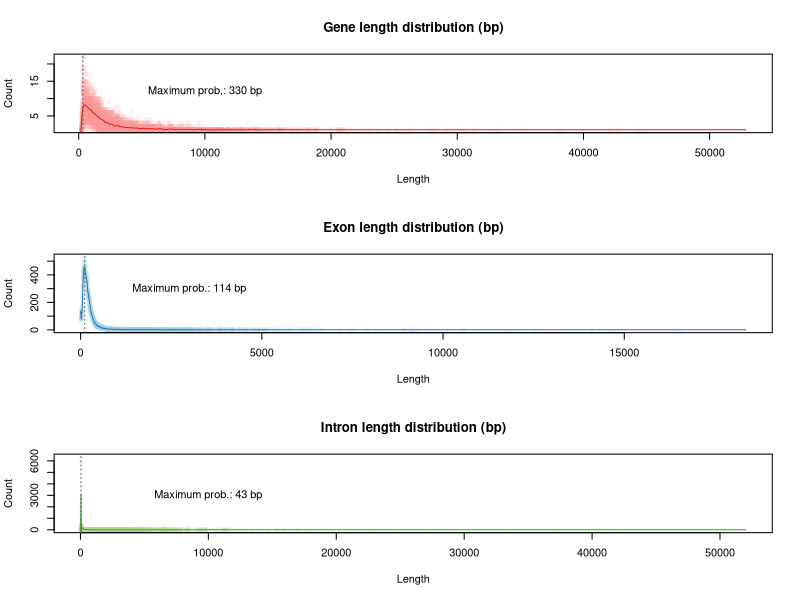
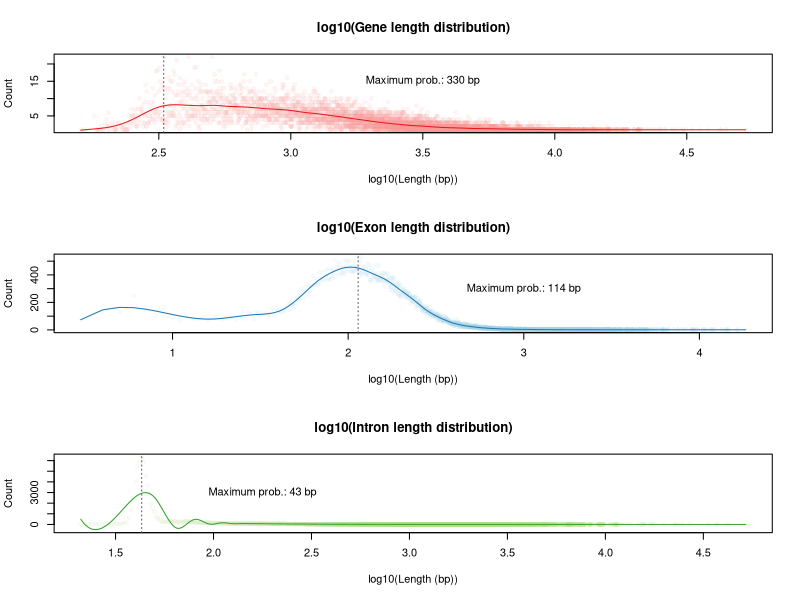

Write R code to recreate these figures, in order.
#!/bin/Rscript

library(splines)

lengths_genes <- read.delim('length_genes.tsv', header=T, stringsAsFactors = F)
lengths_exons <- read.delim('length_exons.tsv', header=T, stringsAsFactors = F)
lengths_introns <- read.delim('length_introns.tsv', header=T, stringsAsFactors = F)

lengths_genes[,1] <- as.numeric(lengths_genes[,1])
lengths_genes[,2] <- as.numeric(lengths_genes[,2])
lengths_exons[,1] <- as.numeric(lengths_exons[,1])
lengths_exons[,2] <- as.numeric(lengths_exons[,2])
lengths_introns[,1] <- as.numeric(lengths_introns[,1])
lengths_introns[,2] <- as.numeric(lengths_introns[,2])

lengths_genes$probability <- as.numeric(sapply(lengths_genes$distribution, function(x) unname(unlist(strsplit(unlist(strsplit(x, '='))[2], ','))[1]) ))
lengths_exons$probability <- as.numeric(sapply(lengths_exons$distribution, function(x) unname(unlist(strsplit(unlist(strsplit(x, '='))[2], ','))[1]) ))
lengths_introns$probability <- as.numeric(sapply(lengths_introns$distribution, function(x) unname(unlist(strsplit(unlist(strsplit(x, '='))[2], ','))[1]) ))

maxprob_gene <- lengths_genes[which.max(lengths_genes$probability),1]
maxprob_exon <- lengths_exons[which.max(lengths_exons$probability),1]
maxprob_intron <- lengths_introns[which.max(lengths_introns$probability),1]

pdf('transcriptome_properties.pdf')
par(mfrow=c(3,1))

plot(lengths_genes$length~lengths_genes$gene, type='p', col=adjustcolor('#fb9a99', 0.1), pch=16, ylab='Count', xlab='Length', main='Gene length distribution (bp)')
lines( smooth.spline(lengths_genes$length~lengths_genes$gene), col='#e41a1c')
abline(v=maxprob_gene, col='#595959', lty=3)
text(x=10000, y=12, labels=paste("Maximum prob.:", maxprob_gene, 'bp'))

plot(lengths_exons$length~lengths_exons$exon, type='p', col=adjustcolor('#a6cee3', 0.1), pch=16,  ylab='Count', xlab='Length', main='Exon length distribution (bp)')
lines( smooth.spline(lengths_exons$length~lengths_exons$exon), col='#1f78b4')
abline(v=maxprob_exon, col='#595959', lty=3)
text(x=3000, y=300, labels=paste("Maximum prob.:", maxprob_exon, 'bp'))

plot(lengths_introns$length~lengths_introns$intron, type='p', col=adjustcolor('#b2df8a', 0.1), pch=16,  ylab='Count', xlab='Length', main='Intron length distribution (bp)')
lines( smooth.spline(lengths_introns$length~lengths_introns$intron), col='#33a02c')
abline(v=maxprob_intron, col='#595959', lty=3)
text(x=10000, y=3000, labels=paste("Maximum prob.:", maxprob_intron, 'bp'))

plot( lengths_genes$length~log10(lengths_genes$gene), type='p', col=adjustcolor('#fb9a99', 0.1), pch=16, ylab='Count', xlab='log10(Length (bp))', main='log10(Gene length distribution)')
lines( smooth.spline( lengths_genes$length~log10(lengths_genes$gene)), col='#e41a1c')
abline(v=log10(maxprob_gene), col='#595959', lty=3)
text(x=3.5, y=15, labels=paste("Maximum prob.:", maxprob_gene, 'bp'))

plot(lengths_exons$length~log10(lengths_exons$exon), type='p', col=adjustcolor('#a6cee3', 0.1), pch=16,  ylab='Count', xlab='log10(Length (bp))', main='log10(Exon length distribution)')
lines( smooth.spline(lengths_exons$length~log10(lengths_exons$exon)), col='#1f78b4')
abline(v=log10(maxprob_exon), col='#595959', lty=3)
text(x=3, y=300, labels=paste("Maximum prob.:", maxprob_exon, 'bp'))

plot(lengths_introns$length~log10(lengths_introns$intron), type='p', col=adjustcolor('#b2df8a', 0.1), pch=16,  ylab='Count', xlab='log10(Length (bp))', main='log10(Intron length distribution)', ylim=c(-500,6335))
lines( smooth.spline(lengths_introns$length~log10(lengths_introns$intron)), col='#33a02c')
abline(v=log10(maxprob_intron), col='#595959', lty=3)
text(x=2.25, y=3000, labels=paste("Maximum prob.:", maxprob_intron, 'bp'))


dev.off()
